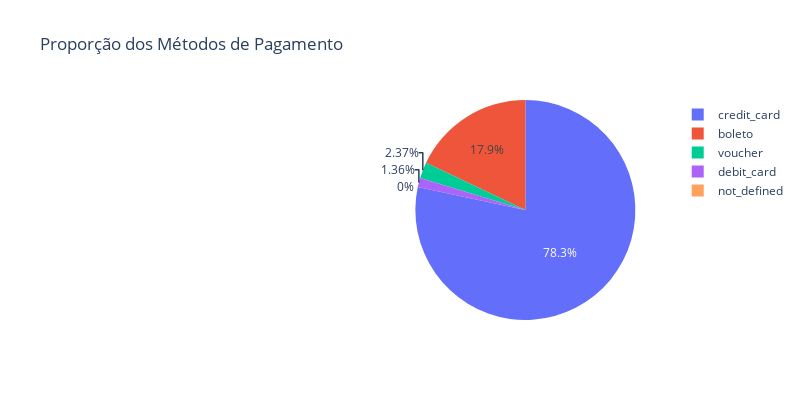

Write notebook code for a chart like this one.
### Markdown cell above
> Gráfico 1

### Code cell
# Plot
colors = None

# Gráfico 1
trace1 = go.Pie(labels = method_count['index'], 
                values = method_count['payment_type'], 
                domain = {'x': [0, .48]}, 
                marker = dict(colors = colors))

# Gráfico 2
trace2 = go.Pie(labels = method_value['payment_type'], 
                values = method_value['payment_value'],
                domain = {'x': [0.52, 1]}, 
                marker = dict(colors = colors))

# Layout
layout = dict(title = "Proporção dos Métodos de Pagamento", height = 400, width = 800)
fig = go.Figure(data = [trace1, trace2], layout = layout)
fig.show()

### Figure 1 — Plotly figure (JSON) as saved in the notebook; plotly's stock layout.template omitted (floating-point values rounded to 4 significant figures)
{"data": [{"domain": {"x": [0, 0.48]}, "labels": [0, 1, 2, 3, 4], "type": "pie", "values": ["credit_card", "boleto", "voucher", "debit_card", "not_defined"]}, {"domain": {"x": [0.52, 1]}, "labels": ["boleto", "credit_card", "debit_card", "not_defined", "voucher"], "type": "pie", "values": [2869000.0, 12540000.0, 218000.0, 0.0, 379400.0]}], "layout": {"height": 400, "title": {"text": "Proporção dos Métodos de Pagamento"}, "width": 800}}
